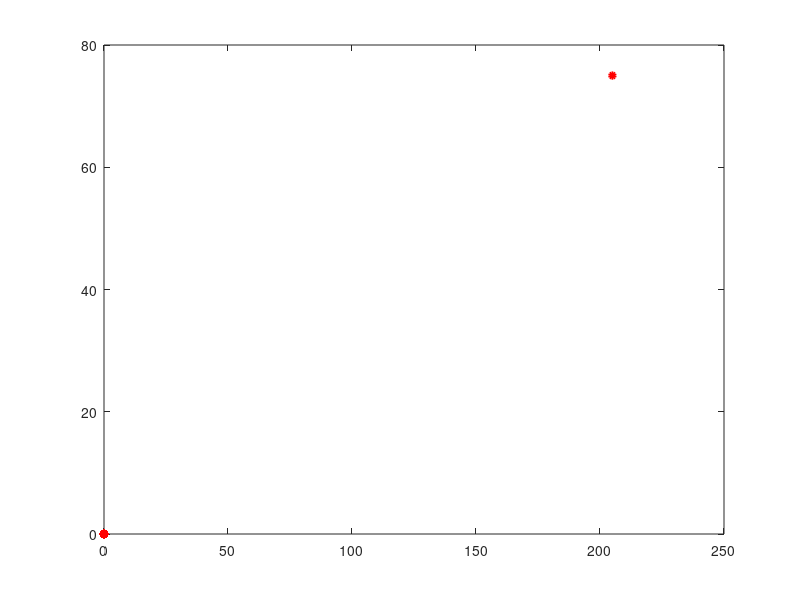

Write MATLAB code to recreate this figure. (Note: this script raises an error after producing the figure.)
% CS 455 - Flocking Project

clc,clear
close all

% User Inputs
case_number = 4;
delta_t = .009;
d = 15;
t = 0:delta_t:5;
number_nodes = 100;
% Variables
k_scale = 1.2;
r = k_scale * d;
number_dimensions = 2;
if case_number == 1 || case_number == 2
    area = 50;
    t = 0:delta_t:5;
end
if case_number == 3 || case_number == 4
    area = 150;
    t = 0:delta_t:15;
end
q = area .* rand(number_nodes, number_dimensions);
p = zeros(number_nodes,number_dimensions);
q_old = q;
q_mt = zeros(size(t,2),number_dimensions);
p_mt = zeros(size(t,2),number_dimensions);
q_mt_old = zeros(size(t,2),number_dimensions);
q_mean = zeros(size(t,2),number_dimensions);
p_mean = zeros(size(t,2),number_dimensions);
connectivity = zeros(size(t,2),number_dimensions);
q_all = cell(size(t,2),1);
p_all = cell(size(t,2),1);
n_frames = length(t); % Sets number of frames for the movie
frames = struct('cdata', cell(1, n_frames),'colormap', cell(1,n_frames)); % Preallocates the movie structure
% Iteration Loop
for k = 1:length(t)
    
    if(case_number == 2)
        q_mt(k,:) = [150,150];
        if(k>1)
            q_mt_old(k,:) = q_mt(k-1,:);
            p_mt(k,:) = ((q_mt(k,:) - q_mt_old(k,:)));
        end
        plot(q_mt(:,1),q_mt(:,2),'ro','LineWidth',2,'MarkerEdgeColor','r','MarkerFaceColor','r', 'MarkerSize',4.2);
        hold on;
    elseif (case_number == 3)
        q_mt(k,:) = [75 + 50 * t(k),75 + 50 * sin(t(k))];
        if(k>1)
            q_mt_old(k,:) = q_mt(k-1,:);
            p_mt(k,:) = ((q_mt(k,:) - q_mt_old(k,:)));
        end
        plot(q_mt(:,1),q_mt(:,2),'ro','LineWidth',2,'MarkerEdgeColor','r','MarkerFaceColor','r', 'MarkerSize',4.2);
        hold on;
    elseif (case_number == 4)
        q_mt(k,:) = [75 + 130*cos(t(k)),75 + 130*sin(t(k))];
        if(k>1)
            q_mt_old(k,:) = q_mt(k-1,:);
            p_mt(k,:) = ((q_mt(k,:) - q_mt_old(k,:)));
        end
        plot(q_mt(:,1),q_mt(:,2),'ro','LineWidth',2,'MarkerEdgeColor','r','MarkerFaceColor','r', 'MarkerSize',4.2);
        hold on;
    else
        
    end
    % q,p,u code
    if(case_number == 1)
        [Ui] = Algorithm1(q,p,number_nodes,r,d);
    end
    if(case_number == 2 || case_number == 3 || case_number == 4)
        [Ui] = Algorithm2(q,p,number_nodes,r,d,q_mt,p_mt,k);
    end
    p = ((q - q_old)/delta_t);
    p_all{k} = p;
    q_old = q;
    % Update Positions
    q = q_old + p * delta_t + Ui * delta_t * delta_t / 2;
    [q_ik, A] = Find_Neighbors(q, r, number_nodes);
    if(case_number > 2)
        q_mean(k,:) = mean(q);
        plot(q_mean(:,1),q_mean(:,2),'ro','LineWidth',2,'MarkerEdgeColor','k', 'MarkerFaceColor','k','MarkerSize',4.2);
        hold on;
    end
    q_all{k} = q;
    connectivity(k) = ((1/number_nodes) * rank(A));
    plot(q(:,1),q(:,2), '.');
    hold on
    for i = 1:number_nodes
        for j = 1:size(q_ik{i})
            plot([q(i,1),q_ik{i}(j,1)],[q(i,2),q_ik{i}(j,2)], 'b');
            hold on;
        end
    end
    plot(q(:,1),q(:,2), 'k>','LineWidth',.2,'MarkerEdgeColor','k','MarkerFaceColor','k','MarkerSize',5);
    hold off
    frames(k) = getframe;
end
VW = VideoWriter(sprintf('Case%d.avi', case_number));
open(VW);
writeVideo(VW, frames);
close(VW);
clear frames;

% Post-Simulation Plots

% Trajectory
for i = 1:length(q_all)
    figure(2), plot(q_all{i}(:,1), q_all{i}(:,2), 'k.')
    hold on
end

% Velocity
velocity_graph = zeros(size(t,2),number_nodes);
for i = 1:number_nodes
    for j = 2:length(t)
        temp = norm(p_all{j-1}(i,:) - p_all{j}(i,:));
        velocity_graph(j,i) = temp;
    end
    figure(3),plot(velocity_graph);
    hold on;
end

% Connectivity
figure(4), plot(connectivity);
hold on;

% Functions
function [q_ik, A] = Find_Neighbors(q, r, number_nodes)
q_ik = cell(number_nodes,1);
A = zeros(number_nodes,number_nodes);
for i = 1:number_nodes
    neighbor_number = 1;
    for j = 1:number_nodes
        if((i ~= j) && (norm(q(i,:)-q(j,:)) < r))
            q_ik{i}(neighbor_number,:) = q(j,:);
            neighbor_number = neighbor_number + 1;
            A(i,j) = 1;
        end
    end
end
end
function [Ui] = Algorithm1(q,p,number_nodes,r,d)
Ui = zeros(number_nodes, 2);
c_a1 = 30;
c_a2 = 2 * sqrt(c_a1);
for i = 1:number_nodes
    gradient = 0;
    consensus = 0;
    for j = 1:number_nodes
        gradient = gradient + (Phi_a(Sigma_norm(q(j,:) - q(i,:)), r, d) * N_ij(q(i,:),q(j,:)));
        if(i ~= j)
            a_ij = A_ij(q(i,:),q(j,:),r);
        else
            a_ij = 0;
        end
        consensus = consensus + (a_ij * (p(j,:) - p(i,:)));
    end
    Ui(i,:) = c_a1 * gradient + c_a2 * consensus;
end
end
function phi_a = Phi_a(z,r,d)
r_a = Sigma_norm(r);
d_a = Sigma_norm(d);
phi_a = Bump(z / r_a) * Phi(z - d_a);
end
function phi = Phi(z)
a = 5;
b = 5;
c = abs((a - b)) / sqrt(4 * a * b);
phi = (1/2) * ((a + b) * Sigma_1(z + c) + (a - b));
end
function sigma_1 = Sigma_1(z)
sigma_1 = z / sqrt(1+z^2);
end
function n_ij = N_ij(q_i,q_j)
n_ij = Sigma_gradient(q_j - q_i);
end
function a_ij = A_ij(q_i,q_j,r)
r_a = Sigma_norm(r);
a_ij = Bump(Sigma_norm(q_j - q_i) / r_a);
end
function [Ui] = Algorithm2(q,p,number_nodes,r,d,q_mt,p_mt,k)
Ui = zeros(number_nodes, 2);

c_a1 = 250;
c_a2 = 2 * sqrt(c_a1);
c_mt1 = 20;
c_mt2 = 2 * sqrt(c_mt1);
for i = 1:number_nodes
    gradient = 0;
    consensus = 0;
    for j = 1:number_nodes
        gradient = gradient + (Phi_a(Sigma_norm(q(j,:) - q(i,:)), r, d) * N_ij(q(i,:),q(j,:)));
        if(i ~= j)
            a_ij = A_ij(q(i,:),q(j,:),r);
        else
            a_ij = 0;
        end
        consensus = consensus + (a_ij * (p(j,:) - p(i,:)));
    end
    q_gamma = q(i,:) - q_mt(k,:);
    p_gamma = p(i,:) - p_mt(k,:);
    Ui(i,:) = c_a1 * gradient + c_a2 * consensus - c_mt1 * q_gamma - c_mt2 * p_gamma;
end
end






























